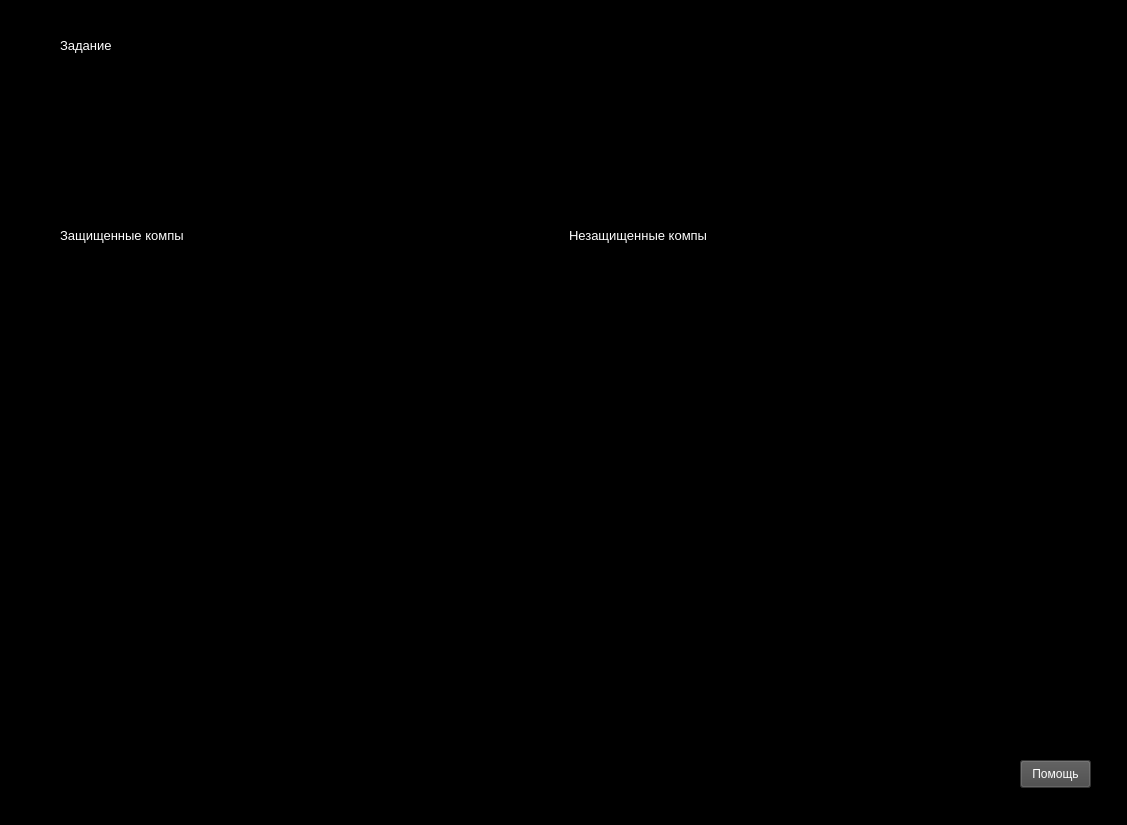
<?xml version="1.0" encoding="UTF-8"?>
<ui version="4.0">
 <class>MainWindow</class>
 <widget class="QMainWindow" name="MainWindow">
  <property name="geometry">
   <rect>
    <x>0</x>
    <y>0</y>
    <width>1127</width>
    <height>825</height>
   </rect>
  </property>
  <property name="windowTitle">
   <string>MainWindow</string>
  </property>
  <property name="styleSheet">
   <string notr="true">background-color: rgb(0, 0, 0);</string>
  </property>
  <widget class="QWidget" name="centralwidget">
   <widget class="QFrame" name="frame">
    <property name="geometry">
     <rect>
      <x>0</x>
      <y>0</y>
      <width>1121</width>
      <height>821</height>
     </rect>
    </property>
    <property name="frameShape">
     <enum>QFrame::StyledPanel</enum>
    </property>
    <property name="frameShadow">
     <enum>QFrame::Raised</enum>
    </property>
    <widget class="QLabel" name="label_task_text">
     <property name="geometry">
      <rect>
       <x>60</x>
       <y>20</y>
       <width>1011</width>
       <height>51</height>
      </rect>
     </property>
     <property name="font">
      <font>
       <pointsize>10</pointsize>
      </font>
     </property>
     <property name="styleSheet">
      <string notr="true">color: rgb(255, 255, 255);</string>
     </property>
     <property name="text">
      <string>Задание</string>
     </property>
    </widget>
    <widget class="QLabel" name="correct_answer">
     <property name="geometry">
      <rect>
       <x>490</x>
       <y>760</y>
       <width>131</width>
       <height>31</height>
      </rect>
     </property>
     <property name="font">
      <font>
       <pointsize>10</pointsize>
      </font>
     </property>
     <property name="styleSheet">
      <string notr="true">color: rgb(0, 0, 0);</string>
     </property>
     <property name="text">
      <string>Все правильно!</string>
     </property>
    </widget>
    <widget class="QWidget" name="layoutWidget">
     <property name="geometry">
      <rect>
       <x>60</x>
       <y>90</y>
       <width>1011</width>
       <height>291</height>
      </rect>
     </property>
     <layout class="QHBoxLayout" name="horizontalLayout">
      <item>
       <widget class="QLabel" name="label_secure_comp">
        <property name="font">
         <font>
          <pointsize>10</pointsize>
         </font>
        </property>
        <property name="styleSheet">
         <string notr="true">color: rgb(255, 255, 255);
border-color: rgb(255, 255, 255);</string>
        </property>
        <property name="text">
         <string>Защищенные компы</string>
        </property>
       </widget>
      </item>
      <item>
       <widget class="QLabel" name="label_non_secure_comp">
        <property name="font">
         <font>
          <pointsize>10</pointsize>
         </font>
        </property>
        <property name="styleSheet">
         <string notr="true">color: rgb(255, 255, 255);
border-color: rgb(255, 255, 255);</string>
        </property>
        <property name="text">
         <string>Незащищенные компы</string>
        </property>
       </widget>
      </item>
     </layout>
    </widget>
    <widget class="QTextEdit" name="textEdit">
     <property name="enabled">
      <bool>true</bool>
     </property>
     <property name="geometry">
      <rect>
       <x>60</x>
       <y>400</y>
       <width>1011</width>
       <height>271</height>
      </rect>
     </property>
     <property name="font">
      <font>
       <pointsize>8</pointsize>
      </font>
     </property>
     <property name="styleSheet">
      <string notr="true">border-color: rgb(255, 255, 255);
color: rgb(85, 255, 127);</string>
     </property>
     <property name="readOnly">
      <bool>true</bool>
     </property>
     <property name="html">
      <string>&lt;!DOCTYPE HTML PUBLIC &quot;-//W3C//DTD HTML 4.0//EN&quot; &quot;http://www.w3.org/TR/REC-html40/strict.dtd&quot;&gt;
&lt;html&gt;&lt;head&gt;&lt;meta name=&quot;qrichtext&quot; content=&quot;1&quot; /&gt;&lt;style type=&quot;text/css&quot;&gt;
p, li { white-space: pre-wrap; }
&lt;/style&gt;&lt;/head&gt;&lt;body style=&quot; font-family:'MS Shell Dlg 2'; font-size:8pt; font-weight:400; font-style:normal;&quot;&gt;
&lt;p style=&quot;-qt-paragraph-type:empty; margin-top:0px; margin-bottom:0px; margin-left:0px; margin-right:0px; -qt-block-indent:0; text-indent:0px;&quot;&gt;&lt;br /&gt;&lt;/p&gt;&lt;/body&gt;&lt;/html&gt;</string>
     </property>
    </widget>
    <widget class="QTextEdit" name="textEdit_2">
     <property name="geometry">
      <rect>
       <x>60</x>
       <y>690</y>
       <width>1011</width>
       <height>41</height>
      </rect>
     </property>
     <property name="styleSheet">
      <string notr="true">border-color: rgb(255, 255, 255);
color: rgb(85, 255, 127);</string>
     </property>
    </widget>
    <widget class="QPushButton" name="pushButton">
     <property name="geometry">
      <rect>
       <x>1020</x>
       <y>760</y>
       <width>71</width>
       <height>28</height>
      </rect>
     </property>
     <property name="styleSheet">
      <string notr="true">color: rgb(255, 255, 255);
background-color: rgb(71, 71, 71);</string>
     </property>
     <property name="text">
      <string>Помощь</string>
     </property>
    </widget>
   </widget>
  </widget>
  <widget class="QStatusBar" name="statusbar"/>
 </widget>
 <resources/>
 <connections/>
</ui>
